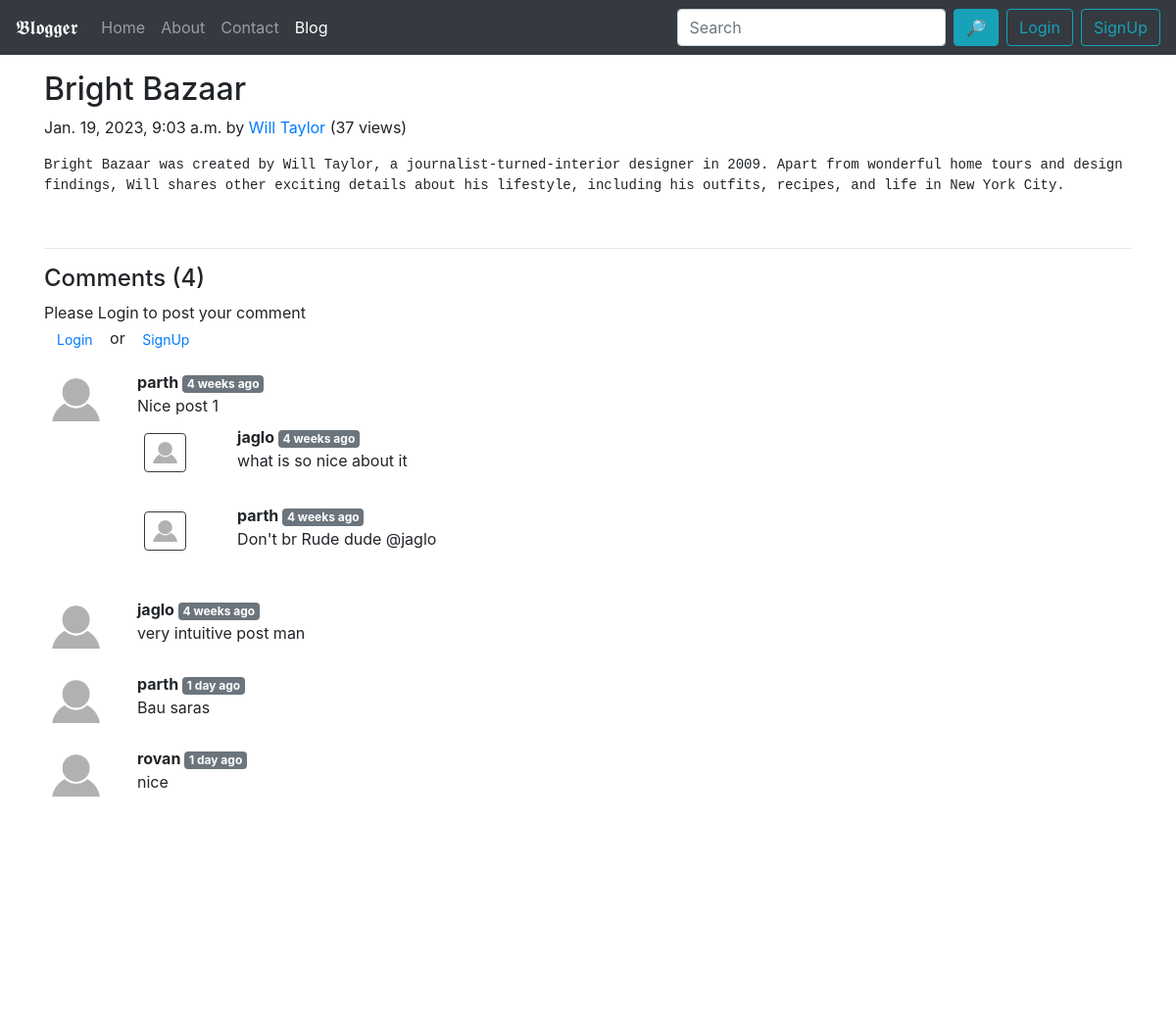
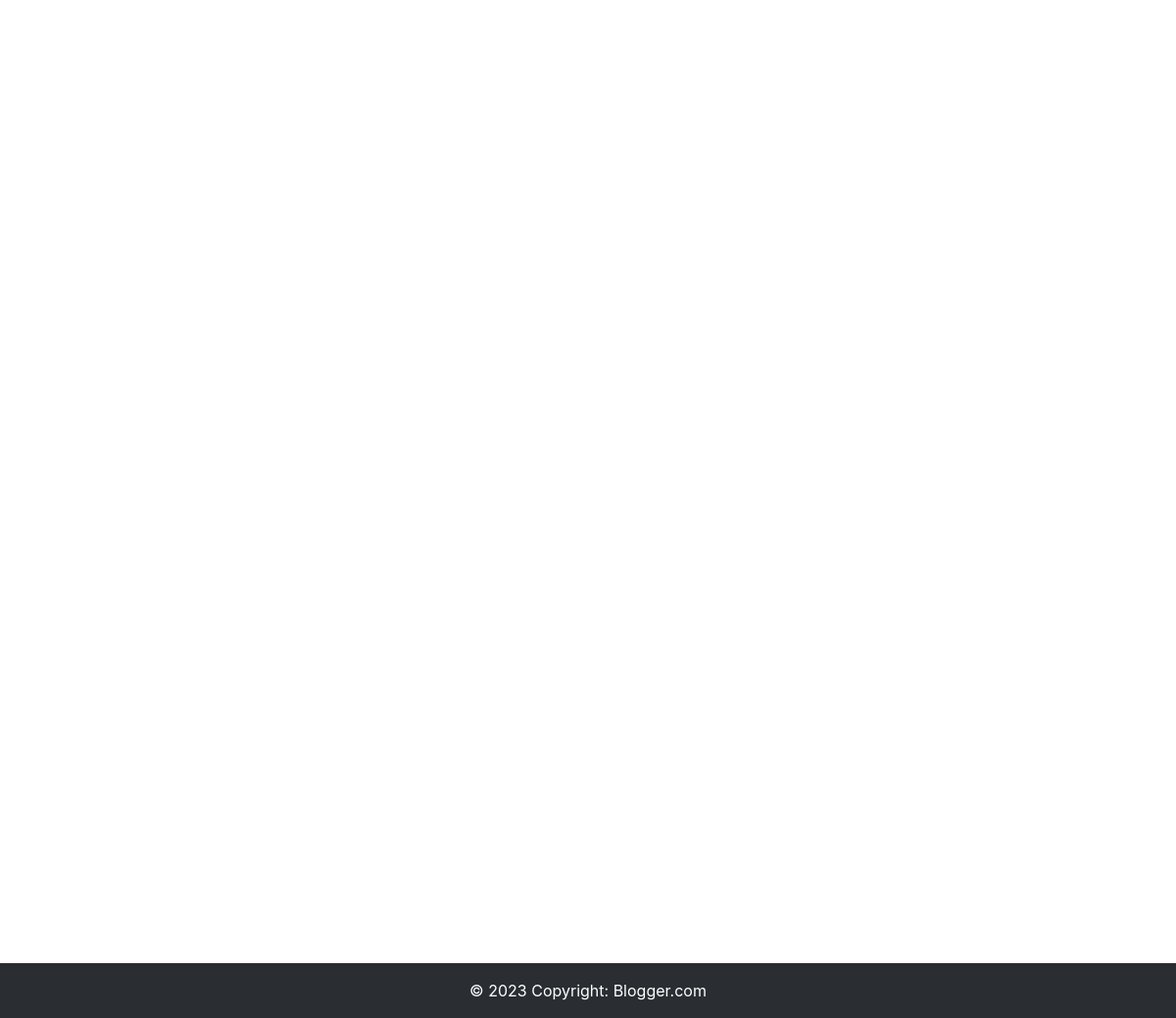
Screenshot of /blog/Bright_Bazaar with the database file from the repository (2 pictures, top to bottom).
### blogapp/models.py (models this page shows, shortened)
class Post(models.Model):
    sno=models.AutoField(primary_key=True)
    title=models.CharField(max_length=255)
    author=models.CharField(max_length=14)
    views=models.IntegerField(default=0)
    slug=models.CharField(max_length=130)
    timeStamp=models.DateTimeField(blank=True)
    content=models.TextField()

class BlogComment(models.Model):
    sno = models.AutoField(primary_key=True)
    comment = models.TextField()
    user = models.ForeignKey(User, on_delete=models.CASCADE)
    post = models.ForeignKey(Post, on_delete=models.CASCADE)
    parent = models.ForeignKey('self', on_delete=models.CASCADE, null=True)
    timestamp = models.DateTimeField(default=now)

### blogapp/views.py (the view)
# urls.py: path('<str:slug>', views.blogPost, name='blogPost'),
def blogPost(request, slug):
    post = Post.objects.filter(slug=slug).first()
    post.views = post.views + 1
    post.save()
    comments = BlogComment.objects.filter(post=post, parent=None)
    replies = BlogComment.objects.filter(post=post).exclude(parent=None)
    replyDict={}
    for reply in replies:
        if reply.parent.sno not in replyDict:
            replyDict[reply.parent.sno] = [reply]
        else:
            replyDict[reply.parent.sno].append(reply)
    context = {"post": post, "comments": comments, "user": request.user, "replyDict": replyDict}
    return render(request, 'blog/blogpost.html', context)

### blogapp/templatetags/extras.py (called while the page is built)
@register.filter(name='get_val')
def get_val(dict, key):
    return dict.get(key)

### templates/blog/blogpost.html (shortened to what this page needs)
{% extends 'base.html' %}
{% block blogactive %} active {% endblock blogactive %}
{% block body %}
{% load humanize %}
{% load extras %}
<div class="container my-3">
        <div class="blog-post">
                <h2 class="blog-post-title">{{post.title}}</h2>
                <p class="blog-post-meta">{{post.timeStamp}} by <a href="#">{{post.author}}</a> (<span>{{post.views}} views</span>)</p>
                <pre style="white-space:pre-wrap"><p>{{post.content}}</p><br></pre>
                <hr>
        </div>
</div>
<div class="container">
        <h4> Comments ({{comments.count}})</h4>
        {% if user.is_authenticated %}
        <form action="/blog/postComment" method="post">
                {% csrf_token %}
                <div class="form-group">
                        <label for="exampleInputEmail1">Post Comment </label>
                        <input type="text" class="form-control" name="comment" placeholder="Enter comment here">
                </div>
                <input type="hidden" name="postSn" value="{{post.sno}}">
                <input type="hidden" name="parentSn" value="">
                <button type="submit" class="btn btn-outline-primary">Submit</button>
        </form>
        {% else %}
        Please Login to post your comment <br>
        <a class="btn btn-link btn-sm mx-1" data-toggle="modal" data-target="#loginModal" name="login">
                Login
        </a>
        or
        <button type="button" class="btn btn-link btn-sm ml-1" data-toggle="modal" data-target="#signupModal">
                SignUp
        </button>
        {% endif %}
        {% for comment in comments %}
        <div class="row my-3">
                <div class="col-md-1  ">
                        <img class="rounded mx-auto d-block w-100 p-2" src="/static/img/d_user.png" alt="user">
                </div>
                <div class="col-md-11 ">
                        <b> {{comment.user.username}} </b><span
                                class="badge badge-secondary ">{{comment.timestamp|naturaltime}}</span>
                        <div> {{comment.comment}} </div>
                        <div class="replies my-2 ">
                                {% for reply in replyDict|get_val:comment.sno %}
                                <div class="row my-2">
                                        <div class="col-md-1 ">
                                                <img class="rounded mx-auto d-block w-75 my-2 border border-dark p-2" src="/static/img/d_user.png" alt="user">
                                        </div>
                                        <div class="col-md-11">
                                                <div class="col-md-11 ">
                                                        <b> {{reply.user.username}} </b> <span class="badge badge-secondary ">{{reply.timestamp|naturaltime}}</span>
                                                        <div>{{reply.comment}}</div>
                                                </div>
                                                <br>
                                        </div>
                                </div>
                                {% endfor %}
                        </div>
                </div>
        </div>
        {% endfor %}
</div>
{% endblock body%}

### templates/base.html (shortened to what this page needs)
<!doctype html>
<html lang="en">
<head>
  <link rel="stylesheet" href="https://stackpath.bootstrapcdn.com/bootstrap/4.5.2/css/bootstrap.min.css"
>
</head>
<body style="height: 100%;">
  <nav class="navbar navbar-expand-lg navbar-dark bg-dark">
    <a class="navbar-brand" href="/">𝕭𝖑𝖔𝖌𝖌𝖊𝖗</a>
    <div class="collapse navbar-collapse" id="navbarSupportedContent">
      <ul class="navbar-nav mr-auto">
        <li class="nav-item {% block homeactive %}{% endblock homeactive %}">
          <a class="nav-link" href="/">Home <span class="sr-only">(current)</span></a>
        </li>
        <li class="nav-item {% block aboutactive %}{% endblock aboutactive %}">
          <a class="nav-link" href="/about">About</a>
        </li>
        <li class="nav-item {% block contactactive %}{% endblock contactactive %}">
          <a class="nav-link" href="/contact">Contact</a>
        </li>
        <li class="nav-item {% block blogactive %}{% endblock blogactive %}">
          <a class="nav-link" href="/blog">Blog</a>
        </li>
      </ul>
      <div class="ml-auto form-inline ">
        <form method="get" action="/search" class="my-2 my-lg-0">
          <input class="form-control mr-sm-1" type="search" placeholder="Search" aria-label="Search" name="query"
            id="query">
          <button class="btn btn-info my-2 my-sm-0" type="submit">🔎</button>
        </form>
        {% if user.is_authenticated %}
        <ul class="navbar-nav mr-2">
          <li class="nav-item dropdown">
            <a class="nav-link dropdown-toggle" href='#' id="navbarDropdown" role="button" data-toggle="dropdown">
              👤{{request.user}}</a>
            <div class="dropdown-menu" aria-labelledby="navbarDropdown">
              <a class="dropdown-item" href="/logout">Logout</a>
            </div>
          </li>
        </ul>
      </div>
      {% else %}
      <button type="button" class="btn btn-outline-info mx-2" data-toggle="modal" data-target="#loginModal"
        name="login">
        Login
      </button>
      <button type="button" class="btn btn-outline-info" data-toggle="modal" data-target="#signupModal">
        SignUp
      </button>
      {%endif%}
    </div>
    </div>
  </nav>
      {% block body %} {% endblock body %}
  <footer class="bg-dark text-center text-white" style="margin-top: 100%">
    <div class="text-center p-3" style="background-color: rgba(0, 0, 0, 0.2);">
        © 2023 Copyright:
        <a class="text-white" href="#">Blogger.com</a>
    </div>
</footer>
</body>
</html>

### rows the page displays
Post: title "Bright Bazaar", timeStamp "Jan. 19, 2023, 9:03 a.m.", author "Will Taylor", views "37", content "Bright Bazaar was created by Will Taylor, a journalist-turned-interior designer in 2009. Apart from wonderful home tours and design findings, Will shares other exciting details about his lifestyle, including his outfits, recipes, and life in New York City."
BlogComment: user.username "parth", timestamp "4 weeks ago", comment "Nice post 1"
BlogComment: user.username "jaglo", timestamp "4 weeks ago", comment "what is so nice about it"
BlogComment: user.username "parth", timestamp "4 weeks ago", comment "Don't br Rude dude @jaglo"
BlogComment: user.username "jaglo", timestamp "4 weeks ago", comment "very intuitive post man"
BlogComment: user.username "parth", timestamp "1 day ago", comment "Bau saras"
BlogComment: user.username "rovan", timestamp "1 day ago", comment "nice"

### other values shown
{{ comments.count }} "4"
